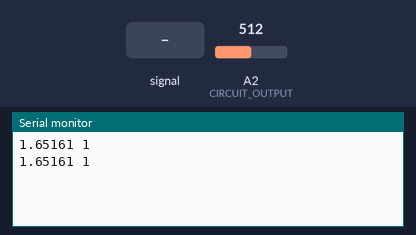
This sketch was run on a simulated Arduino Uno, built with avr-gcc and run on an emulated ATmega328P. On the bench: the last lines printed to the serial monitor. Inputs (shaded band) come from the test bench; at power-on: A2 (CIRCUIT_OUTPUT) = 512.

Above: at 1.2 s.
1.3 s: A2 (CIRCUIT_OUTPUT) fed a 200 Hz sine of ±81 counts around its level
At 2.1 s:
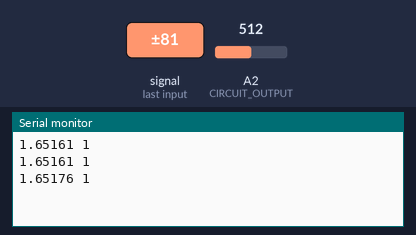
4.3 s: A2 (CIRCUIT_OUTPUT) set to 716
At 4.7 s:
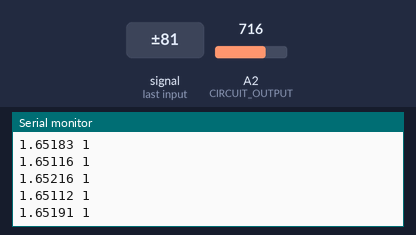
5.8 s: A2 (CIRCUIT_OUTPUT) fed a 1000 Hz sine of ±255 counts around its level
At 6.3 s:
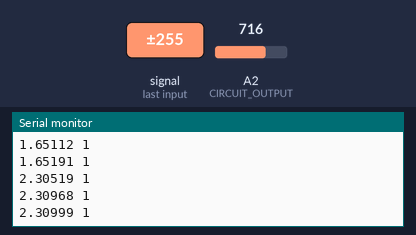
7.3 s: A2 (CIRCUIT_OUTPUT) set to 900
At 8.0 s:
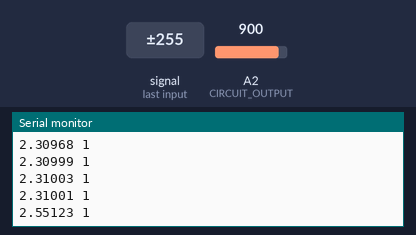
Timing chart, 0 to 9.8 s (numbered marks = the images above; inputs shaded):
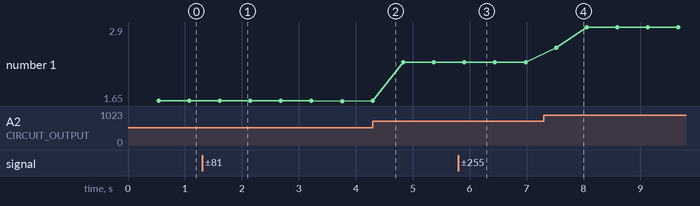

Measured:
- after the input at 1.3 s, the serial monitor: prints a new line after 0.31 s (image 1)
- after the input at 5.8 s, the serial monitor: prints a new line after 0.11 s (image 3)
- after the input at 7.3 s, the serial monitor: prints a new line after 0.22 s (image 4)
- plotted number 1: 1.65 → 1.65 after the input at 1.3 s, 1.65 → 2.31 after the input at 4.3 s, 2.31 → 2.31 after the input at 5.8 s, 2.31 → 2.9 after the input at 7.3 s

The sketch:

TimeAveragingTest.ino
```cpp
#define CIRCUIT_OUTPUT A2
#define RANGE 1
#define PRECISION 5
#define SAMPLES_PER_READING 5000

void setup() {
  Serial.begin(9600);
}

void loop() {
  float voltage = readVoltageAvg(SAMPLES_PER_READING);
  Serial.print(voltage, PRECISION);
  Serial.print(" ");
  Serial.println(RANGE);
}

// Read the voltage at pin CIRCUIT_OUTPUT as an average of numSamples number of points
float readVoltageAvg(int numSamples)
{
  // Sum numSamples readings
  long total = 0;
  for (int i = 0; i < numSamples; i++)
    total += analogRead(CIRCUIT_OUTPUT);

  // Compute voltage from average of readings
  float average = (float) total / numSamples;
  float voltage = average * (3.3 / 1023.0);

  return voltage;
}
```
